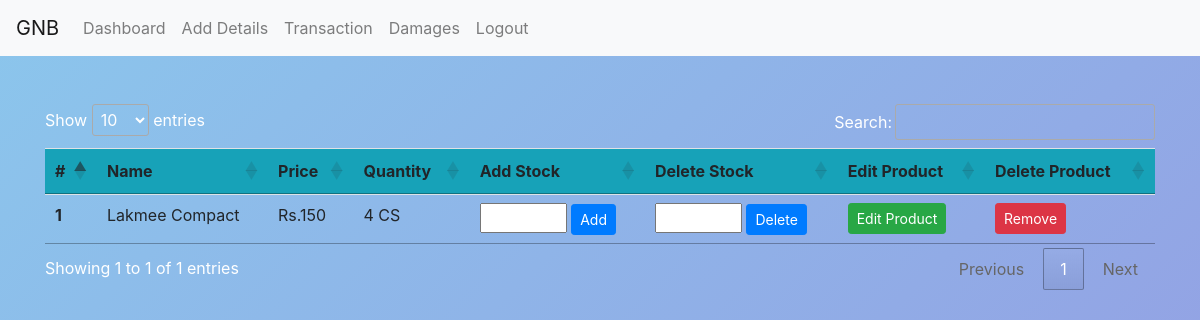
The page /dashboard/ (signed in) on the database its author committed.
### warehouseapp/models.py (models this page shows, shortened)
class Product(models.Model):
	user = models.ForeignKey(User, on_delete= models.CASCADE)
	company = models.ForeignKey(Company, on_delete=models.CASCADE, blank=True, null=True)
	name = models.CharField(max_length=250)
	price = models.IntegerField()
	quantity = models.IntegerField(blank=True, null=True, default=0)

### warehouseapp/views.py (the view)
# urls.py: path('dashboard/', views.Dashboard, name = 'dashboard'),
def Dashboard(request):
	products = Product.objects.filter(user=request.user)
	return render(request, 'dashboard.html', {'products':products})

### templates/dashboard.html (shortened to what this page needs)
	{% extends "base.html" %}
	{% load static %}
	{% block extra_style %}
	<link rel="stylesheet" type="text/css" href="https://cdn.datatables.net/1.10.20/css/jquery.dataTables.css">
	{% endblock extra_style %}
	{% block content %}
	<div class="container mt-5 mb-3">
		<table class="table table-hover love ">
			<thead>
				<tr class="bg-info">
					<th scope="col">#</th>
					<th scope="col">Name</th>
					<th scope="col">Price</th>
					<th scope="col">Quantity</th>
					<th scope="col">Add Stock</th>
					<th scope="col">Delete Stock</th>
					<th scope="col">Edit Product</th>
					<th scope="col">Delete Product</th>
				</tr>
			</thead>
			<tbody>
				{% for product in products  %}
				<tr>
					<th scope="row">{{product.id}}</th>
					<td>{{product.name}}</td>
					<td>Rs.{{product.price}}</td>
					<td> {% if product.quantity == None %}
						No Stock
						{% else%}
						{{product.quantity}} CS
						{%endif%}
					</td>
					<td>
						<form method="POST" action="{% url 'warehouse:add_quantity' product.id %}">
							<input type="number" min="1" max="50" name="quantity">
							<button class="btn btn-sm btn-primary">Add</button>
						</form>
					</td>
					<td>
						<form method="POST" action="{% url 'warehouse:delete_quantity' product.id %}">
							<input type="number" min="1" max="50" name="quantity">
							<button type="submit" class="btn btn-sm btn-primary">Delete</button>
						</form>
					</td>
					<td><a href="{% url 'warehouse:update_product' product.id %}"><button class="btn btn-sm btn-success">Edit Product</button></a>
					</td>
					<td>
						<a href="{% url 'warehouse:delete_product' product.id %}"><button class="btn btn-sm btn-danger">Remove</button></a>
					</td>
				</tr>
				{% endfor %}
			</tbody>
		</table>
	</div>
	{% endblock content %}

### static/css/main.css (style rules this page uses)
body, html { margin: 0; padding: 0; height: 100%; font-family: 'Open Sans', sans-serif; color: white !important; }

### rows shown on the page
Product: id "1", name "Lakmee Compact", price "150", quantity "4"
